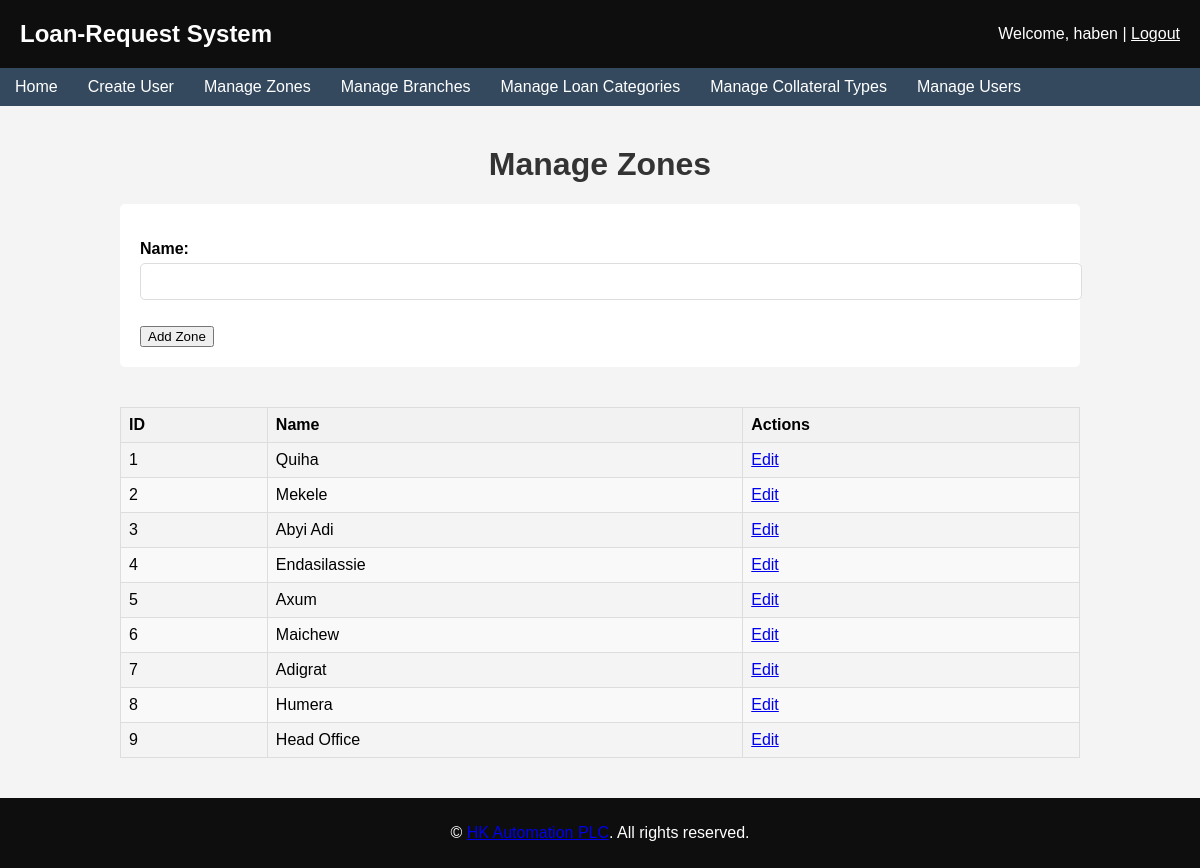
The app's page /manage_zones/ (signed in) with its own data.
### loans/models.py (models this page shows, shortened)
class CustomUser(AbstractUser):
    USER_ROLES = [
        ('loan_officer', 'Loan Officer'),
        ('finance', 'Finance'),
        ('operational_manager', 'Operational Manager'),
        ('manager', 'Manager')
    ]
    role = models.CharField(max_length=20, choices=USER_ROLES)
    phone_number = models.CharField(max_length=20)
    zone = models.ForeignKey(Zone, on_delete=models.SET_NULL, null=True, blank=True)
    branch = models.ForeignKey(Branch, on_delete=models.SET_NULL, null=True, blank=True)

class Zone(models.Model):
    name = models.CharField(max_length=255)

### loans/views.py (the view)
# urls.py: path('manage_zones/', views.manage_zones, name='manage_zones'),
@login_required
@user_passes_test(lambda u: u.is_superuser)
def manage_zones(request):
    zones = Zone.objects.all()
    if request.method == 'POST':
        form = ZoneForm(request.POST)
        if form.is_valid():
            form.save()
            return redirect('manage_zones')
    else:
        form = ZoneForm()
    return render(request, 'loans/manage_zones.html', {'zones': zones, 'form': form})

### loans/forms.py
class ZoneForm(forms.ModelForm):
    class Meta:
        model = Zone
        fields = ['name']

### templates/loans/manage_zones.html (shortened to what this page needs)
{% extends "base.html" %}
{% block content %}
<h1>Manage Zones</h1>
<form method="post">
    {{ form.as_p }}
    <button type="submit">Add Zone</button>
</form>
<div class="table-container">
    <table>
        <thead>
            <tr>
                <th>ID</th>
                <th>Name</th>
                <th>Actions</th>
            </tr>
        </thead>
        <tbody>
            {% for zone in zones %}
            <tr>
                <td>{{ zone.id }}</td>
                <td>{{ zone.name }}</td>
                <td><a href="{% url 'edit_zone' zone.id %}">Edit</a></td>
            </tr>
            {% endfor %}
        </tbody>
    </table>
</div>
{% endblock %}

### templates/base.html (shortened to what this page needs)
<!DOCTYPE html>
<html>
<head>
    {% load static %}
    <link rel="stylesheet" type="text/css" href="{% static 'css/styles.css' %}">
</head>
<body>
    <header>
        <h1 style="color: white;">Loan-Request System</h1>
        {% if user.is_authenticated %}
            <p>Welcome, {{ user.username }} | <a href="{% url 'logout' %}" style="color: white;">Logout</a></p>
        {% else %}
            <p><a href="{% url 'login' %}" style="color: white;">Login</a></p>
        {% endif %}
    </header>
    <nav>
        <a href="{% url 'home' %}">Home</a>
        {% if user.is_authenticated %}
            {% if user.is_superuser %}
                <a href="{% url 'create_user' %}">Create User</a>
                <a href="{% url 'manage_zones' %}">Manage Zones</a>
                <a href="{% url 'manage_branches' %}">Manage Branches</a>
                <a href="{% url 'manage_loan_categories' %}">Manage Loan Categories</a>
                <a href="{% url 'manage_collateral_types' %}">Manage Collateral Types</a>
                <a href="{% url 'manage_users' %}">Manage Users</a>
            {% endif %}
        {% endif %}
    </nav>
    <div class="container">
        {% block content %}
        {% endblock %}
    </div>
    <footer>
        <p>&copy;  <a href="https://seqela.com">HK Automation PLC</a>. All rights reserved.</p>
    </footer>
</body>
</html>

### static/css/styles.css (style rules this page uses)
body { font-family: Arial, sans-serif; margin: 0; padding: 0; background-color: #f4f4f4; }
header { background-color: #0c0b0b; color: white; padding: 10px 0; text-align: center; }
nav { margin: 0; padding: 0; background-color: #444; overflow: hidden; }
nav a { float: left; display: block; color: white; text-align: center; padding: 14px 20px; text-decoration: none; }
.container { width: 80%; margin: auto; overflow: hidden; }
h1 { margin-top: 20px; text-align: center; color: #333; }
form { background: white; padding: 20px; border-radius: 5px; margin: 20px 0; }
form label { display: block; margin-bottom: 5px; font-weight: bold; }
form input[type="text"], form input[type="password"], form select, form textarea { width: 100%; padding: 10px; margin-bottom: 10px; border: 1px solid #ddd; border-radius: 5px; }
body { display: flex; flex-direction: column; min-height: 100vh; margin: 0; }
.container { flex: 1; overflow: auto; padding: 20px; }
footer { text-align: center; padding: 10px 0; background-color: #0e0e0e; color: white; position: relative; bottom: 0; width: 100%; }
.table-container { max-height: 400px; overflow-y: auto; margin-top: 20px; }
table { width: 100%; border-collapse: collapse; margin: 20px 0; }
table, th, td { border: 1px solid #ddd; }
th, td { padding: 12px; text-align: left; }
th { background-color: #f2f2f2; color: black; }
tr:nth-child(even) { background-color: #f9f9f9; }
nav { display: flex; background-color: #0e0e0e; overflow: hidden; }
nav a { padding: 10px 20px; text-align: center; color: white; text-decoration: none; display: inline-block; }

### templates/base.html (style rules this page uses)
body { display: flex; flex-direction: column; min-height: 100vh; margin: 0; }
.container { flex: 1; overflow: auto; padding: 20px; }
footer { text-align: center; padding: 10px 0; background-color: #0e0e0e; color: white; position: relative; bottom: 0; width: 100%; }
.table-container { max-height: 400px; overflow-y: auto; margin-top: 20px; }
table { width: 100%; border-collapse: collapse; margin: 20px 0; }
table, th, td { border: 1px solid #ddd; }
th, td { padding: 8px; text-align: left; }
th { background-color: #f2f2f2; color: black; }
tr:nth-child(even) { background-color: #f9f9f9; }
header { background-color: #0e0e0e; color: white; padding: 20px; display: flex; justify-content: space-between; align-items: center; }
header h1 { margin: 0; font-size: 24px; }
header p { margin: 0; }
nav { display: flex; background-color: #34495E; overflow: hidden; }
nav a { padding: 10px 15px; text-align: center; color: white; text-decoration: none; display: inline-block; }

### records on screen
CustomUser: username "haben"
Zone: id "1", name "Quiha"
Zone: id "2", name "Mekele"
Zone: id "3", name "Abyi Adi"
Zone: id "4", name "Endasilassie"
Zone: id "5", name "Axum"
Zone: id "6", name "Maichew"
Zone: id "7", name "Adigrat"
Zone: id "8", name "Humera"
Zone: id "9", name "Head Office"
